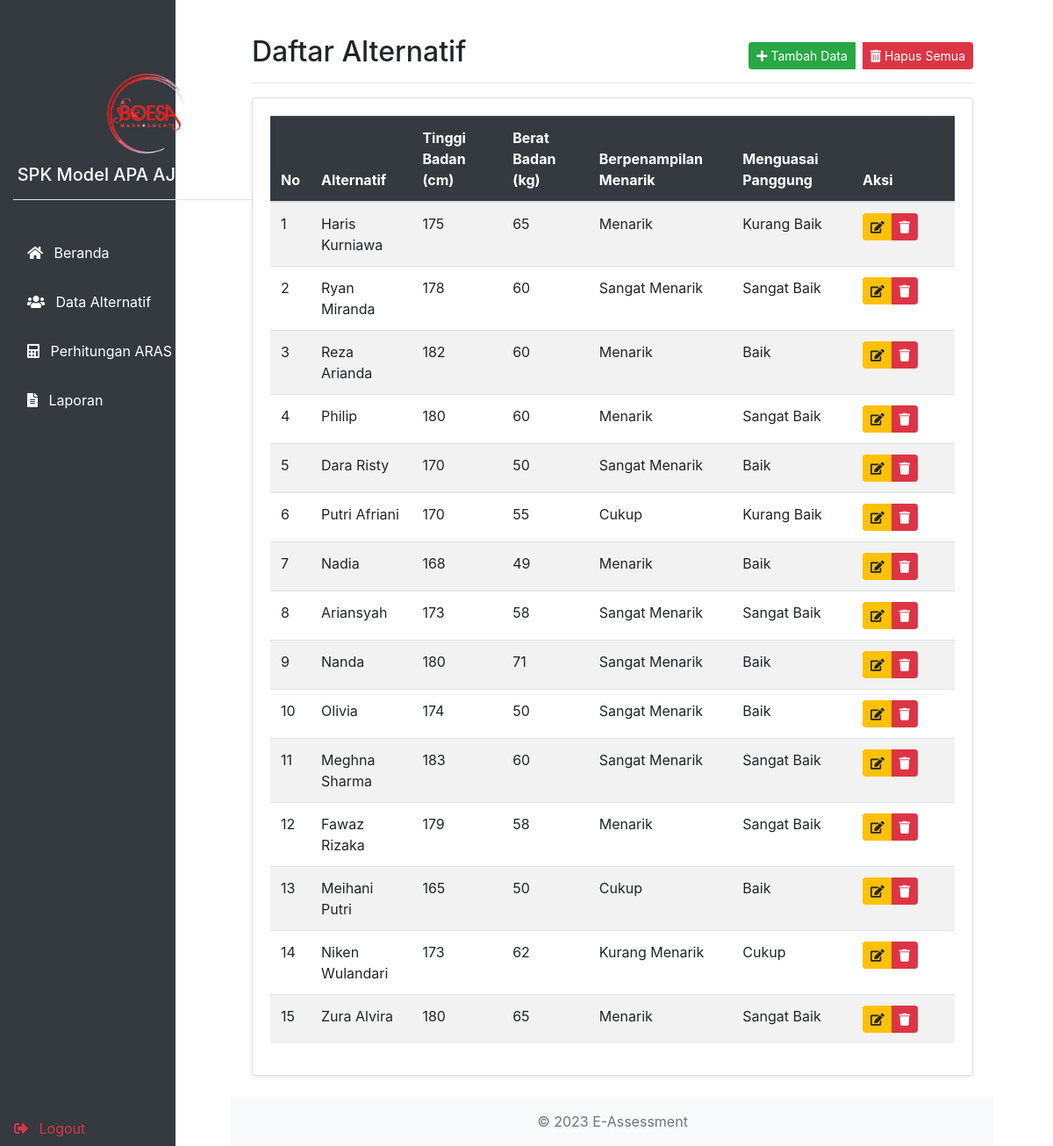
Page /crud/tampil/tampil.php (signed in) on the earlier database version.
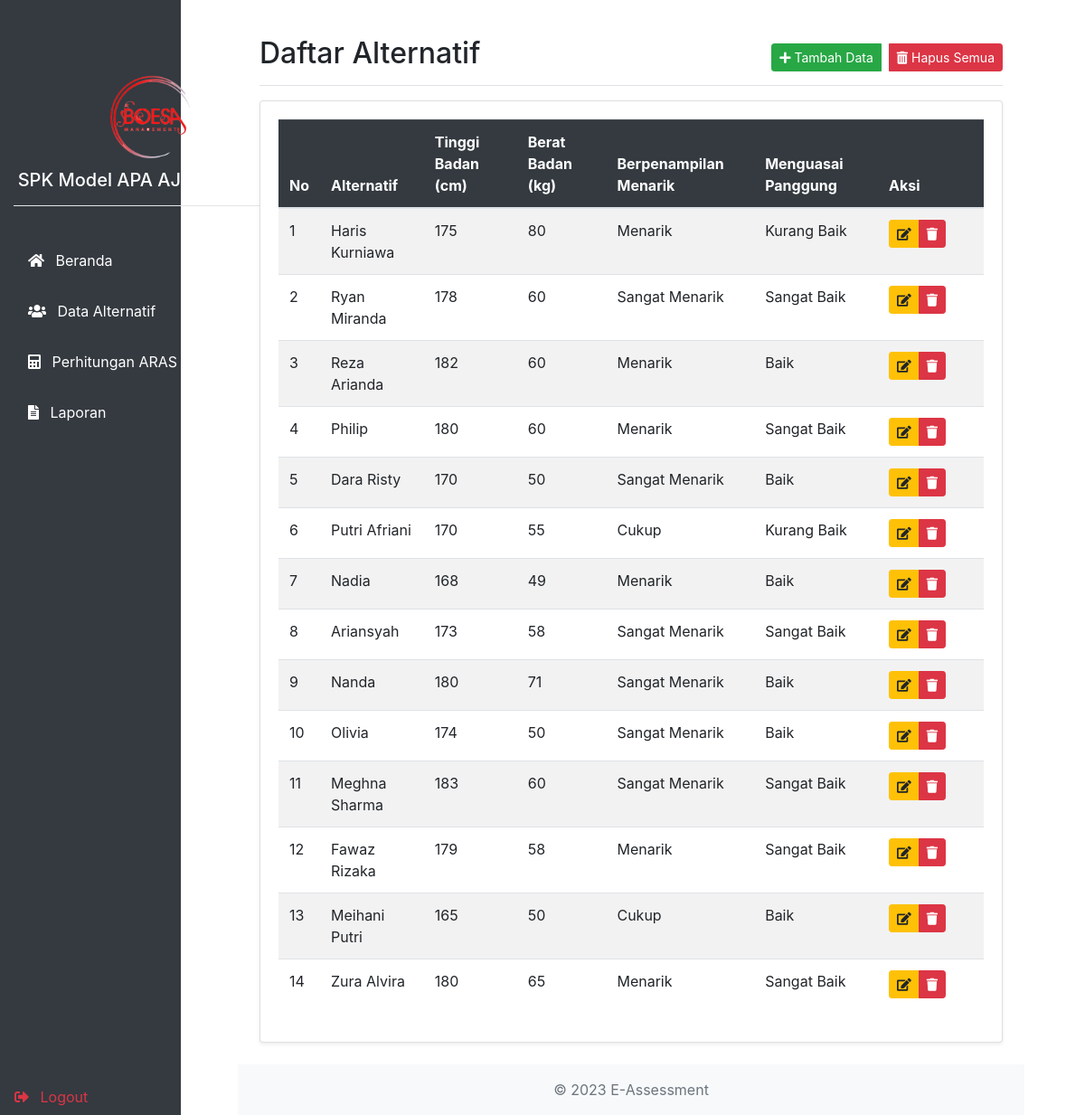
Same page on the later database version.
### tables this page shows
CREATE TABLE `data_primer` (
  `id` int(11) NOT NULL,
  `alternatif` varchar(50) NOT NULL,
  `tinggi_badan` int(10) NOT NULL,
  `berat_badan` int(5) NOT NULL,
  `berpenampilan_menarik` varchar(15) NOT NULL,
  `menguasai_panggung` varchar(15) NOT NULL
);

### crud/tampil/tampil.php (the view, shortened to what this page needs)
<?php
if (isset($_SESSION['username'])) {
	include('../../koneksi/koneksi.php');
	include('../../includes/header.php');
?>
	<div class="container-fluid w-full">
		<div class="row">
			<main class="col-md-9 ms-sm-auto col-lg-12 px-md-4 py-4">
				<div class="d-flex justify-content-between flex-wrap flex-md-nowrap align-items-center pt-3 pb-2 mb-3 border-bottom">
					<h1 class="h2">Daftar Alternatif</h1>
					<div class="btn-toolbar mb-2 mb-md-0">
						<div class="btn-group me-2">
							<a href="../tambah/tambah.php" class="btn btn-sm btn-success">
								<i class="fas fa-plus"></i> Tambah Data
							</a>
							<a href="../hapus/delete_all.php" class="btn btn-sm btn-danger ml-2" onclick="return confirm('Yakin ingin menghapus semua data?')">
								<i class="fas fa-trash-alt"></i> Hapus Semua
							</a>
						</div>
					</div>
				</div>
				<div class="card shadow-sm">
					<div class="card-body">
						<div class="table-responsive">
							<table class="table table-hover table-striped">
								<thead class="table-dark">
									<tr>
										<th width="5%">No</th>
										<th>Alternatif</th>
										<th>Tinggi Badan (cm)</th>
										<th>Berat Badan (kg)</th>
										<th>Berpenampilan Menarik</th>
										<th>Menguasai Panggung</th>
										<th width="15%">Aksi</th>
									</tr>
								</thead>
								<tbody>
									<?php
									$sql = mysqli_query($koneksi, "SELECT * FROM data_primer") or die(mysqli_error($koneksi));
									if (mysqli_num_rows($sql) > 0) {
										$no = 1;
										while ($data = mysqli_fetch_assoc($sql)) {
											echo '
                                        <tr>
                                            <td>' . $no . '</td>
                                            <td>' . $data['alternatif'] . '</td>
                                            <td>' . $data['tinggi_badan'] . '</td>
                                            <td>' . $data['berat_badan'] . '</td>
                                            <td>' . $data['berpenampilan_menarik'] . '</td>
                                            <td>' . $data['menguasai_panggung'] . '</td>
                                            <td>
                                                <div class="btn-group" role="group">
                                                    <a href="../../crud/ubah/edit.php?id=' . $data['id'] . '" class="btn btn-sm btn-warning">
                                                        <i class="fas fa-edit"></i>
                                                    </a>
                                                    <a href="../../crud/hapus/delete.php?id=' . $data['id'] . '" class="btn btn-sm btn-danger" onclick="return confirm(\'Yakin ingin menghapus data ini?\')">
                                                        <i class="fas fa-trash"></i>
                                                    </a>
                                                </div>
                                            </td>
                                        </tr>
                                        ';
											$no++;
										}
									} else {
										echo '
                                    <tr>
                                        <td colspan="7" class="text-center">Tidak ada data.</td>
                                    </tr>
                                    ';
									}
									?>
								</tbody>
							</table>
						</div>
					</div>
				</div>
			</main>
		</div>
	</div>
	<footer class="footer mt-auto py-3 bg-light">
		<div class="container text-center">
			<span class="text-muted">© 2023 E-Assessment</span>
		</div>
	</footer>
<?php
} else {
	echo "<script>alert('Silahkan Login Terlebih Dahulu');document.location.href='../../login/index.php';</script>";
}
?>

Differences in the rows shown:
removed data_primer: alternatif "Niken Wulandari", tinggi_badan "173", berat_badan "62", berpenampilan_menarik "Kurang Menarik", menguasai_panggung "Cukup"
changed data_primer "Haris Kurniawa": berat_badan "65" → "80"
